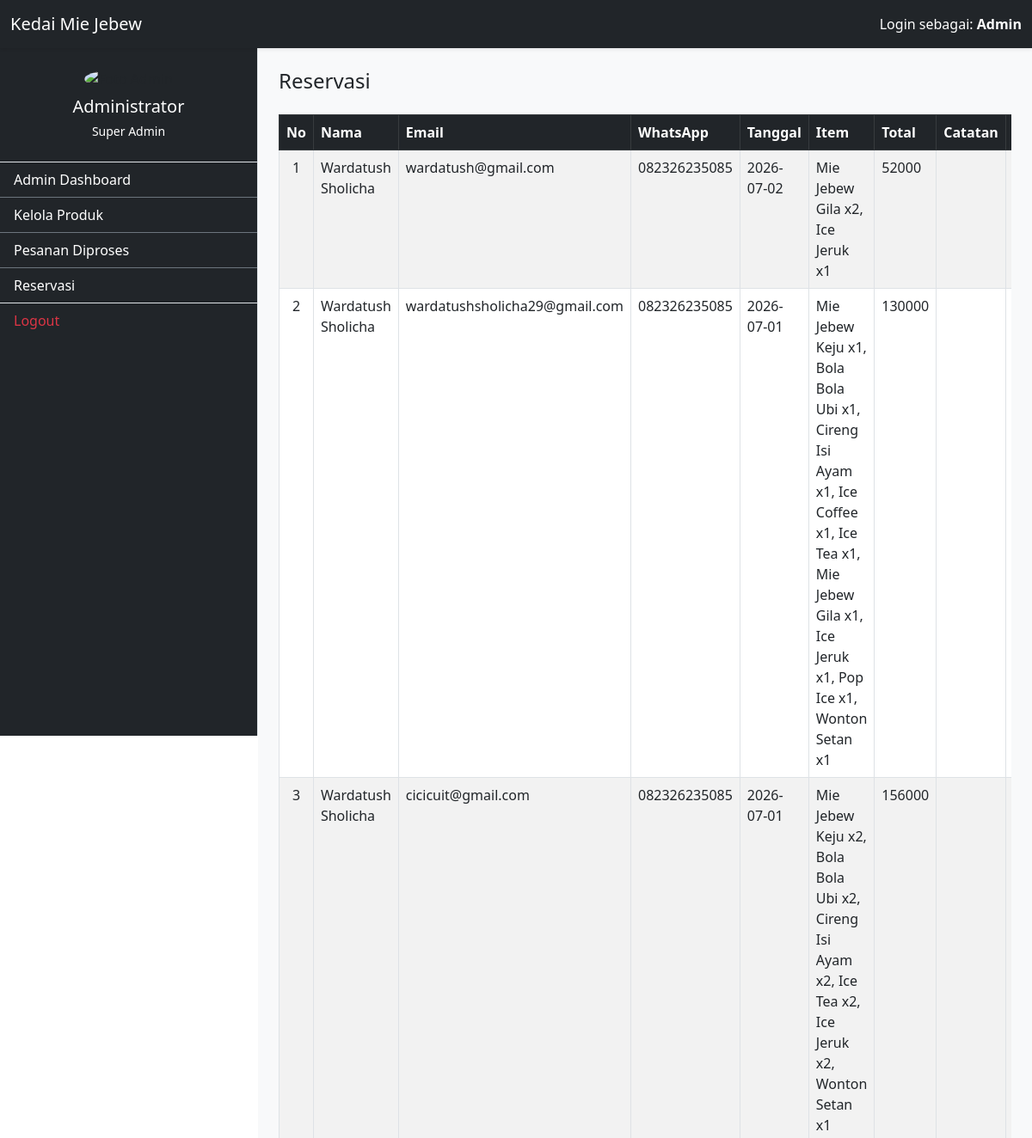
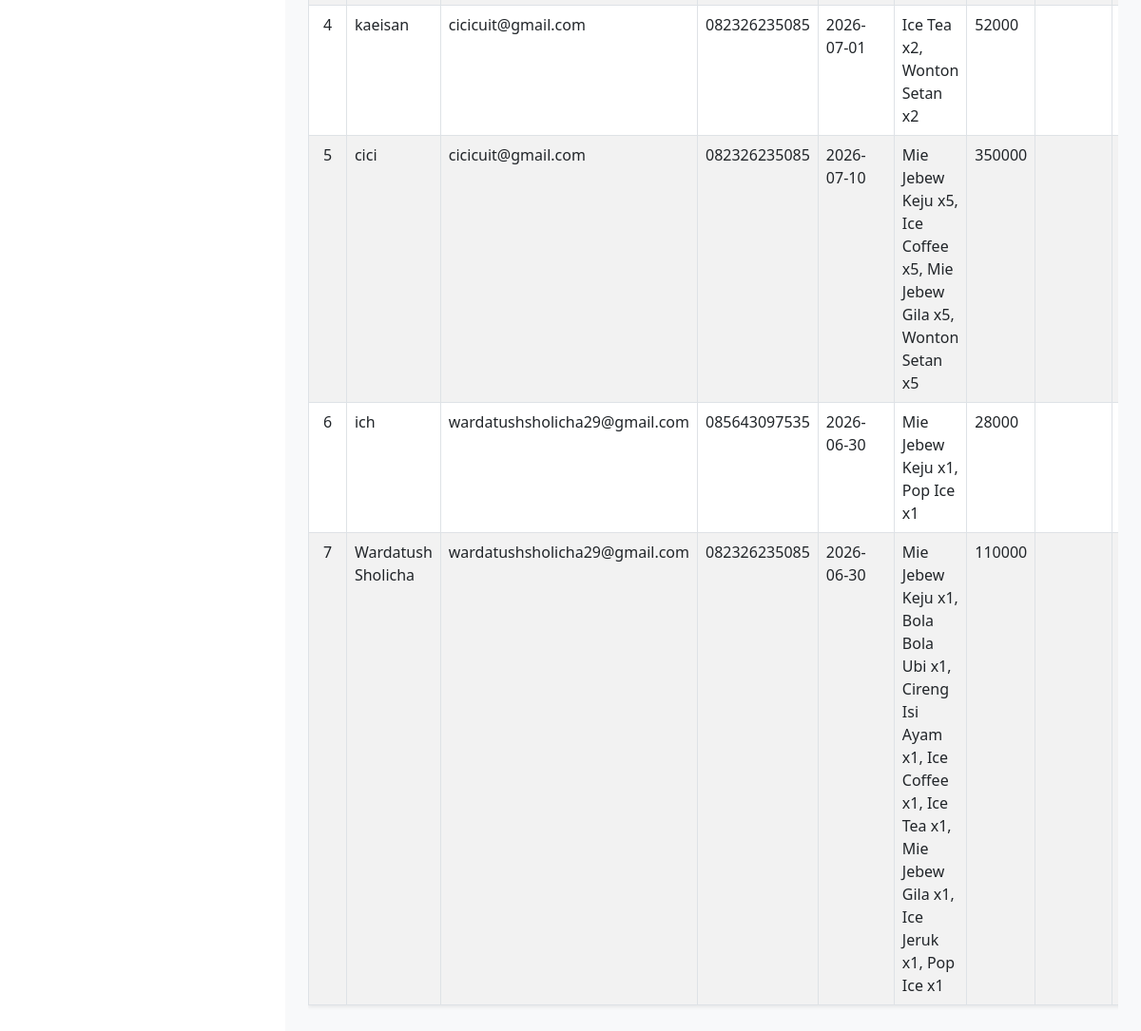
Screenshot of /admin/reservasi.php (signed in) with the database file from the repository (2 pictures, top to bottom).
### tables this page shows
CREATE TABLE `proses_reservasi` (
  `id_reservasi` int NOT NULL,
  `id_user` int DEFAULT NULL,
  `nama` varchar(255) DEFAULT NULL,
  `email` varchar(255) DEFAULT NULL,
  `wa` varchar(32) DEFAULT NULL,
  `tgl` date DEFAULT NULL,
  `item` varchar(255) DEFAULT NULL,
  `total` varchar(50) DEFAULT NULL,
  `catatan` varchar(255) DEFAULT NULL,
  `status` enum('Menunggu','Dikonfirmasi') DEFAULT 'Menunggu'
);

### admin/reservasi.php (the view, shortened to what this page needs)
<?php
require_once '../config/koneksi.php';
?>
<!DOCTYPE html>
<html lang="id">
<head>
    <link rel="stylesheet" href="../assets/lib/css/bootstrap.min.css">
</head>
<body>
<?php require_once 'components/header.php'; ?>
<div class="container-fluid">
    <div class="row">
    <?php require_once 'components/sidebar.php'; ?>
    <div class="col-md-9 bg-light p-4">
        <h4 class="mb-4">Reservasi</h4>
        <div class="table-responsive">
        <table class="table table-bordered table-striped table-hover bg-white shadow-sm">
            <thead class="table-dark">
                <tr>
                    <th width="5%">No</th>
                    <th>Nama</th>
                    <th>Email</th>
                    <th>WhatsApp</th>
                    <th>Tanggal</th>
                    <th>Item</th>
                    <th>Total</th>
                    <th>Catatan</th>
                    <th>Status</th>
                </tr>
            </thead>
            <tbody>
                <?php
                $sqlRead = "SELECT * FROM proses_reservasi ORDER BY id_reservasi DESC";
                $queryRead = mysqli_query($koneksi, $sqlRead);
                $no = 1;
                while ($data = mysqli_fetch_assoc($queryRead)) {
                    echo "<tr>";
                    echo "<td class='text-center'>" . $no++ . "</td>";
                        echo "<td>" . htmlspecialchars($data['nama'] ?? $data['nama'] ?? '') . "</td>";
                        echo "<td>" . htmlspecialchars($data['email'] ?? '') . "</td>";
                        $waRaw = $data['wa'] ?? null;
                        $waDisplay = '';
                        if ($waRaw !== null) {
                            $waStr = trim((string)$waRaw);
                            if ($waStr !== '' && $waStr !== '0') {
                                $waDisplay = htmlspecialchars($waStr);
                            }
                        }
                        echo "<td>" . $waDisplay . "</td>";
                        echo "<td>" . htmlspecialchars($data['tgl'] ?? '') . "</td>";
                        $itemCell = '';
                        $resIdForItems = (int) ($data['id_reservasi'] ?? 0);
                        if ($resIdForItems > 0) {
                            $qIt = mysqli_query($koneksi, "SELECT dr.qty, dr.harga, kp.nama_produk FROM detail_reservasi dr LEFT JOIN kelola_produk kp ON dr.id_produk = kp.id_produk WHERE dr.id_reservasi = $resIdForItems");
                            $names = [];
                            if ($qIt) {
                                while ($it = mysqli_fetch_assoc($qIt)) {
                                    $nm = $it['nama_produk'] ?? 'Item';
                                    $qty = isset($it['qty']) ? (int)$it['qty'] : 0;
                                    $names[] = htmlspecialchars($nm) . ($qty > 0 ? ' x' . $qty : '');
                                }
                            }
                            if (!empty($names)) {
                                $itemCell = implode(', ', $names);
                            }
                        }
                        echo "<td>" . $itemCell . "</td>";
                        $totalVal = $data['total'] ?? ($data['total_harga'] ?? 0);
                        echo "<td>" . htmlspecialchars((string)$totalVal) . "</td>";
                        echo "<td>" . htmlspecialchars($data['catatan'] ?? '') . "</td>";
                        echo "<td>" . htmlspecialchars($data['status'] ?? '') . "</td>";
                    echo "<td class='text-center'>
                    <td>
                    <a href='reservasi.php?action=complete&id_order=" . $data['id_reservasi'] . "' class='btn btn-sm btn-success'>Konversi ke Pesanan</a>
                    <a href='hapus-reservasi.php?id=" . $data['id_reservasi'] . "' class='btn btn-danger btn-sm'
                    onclick=\"return confirm('Yakin ingin menghapus data ini?')\">Hapus</a>
                </td>";
                }
                ?>
            </tbody>
        </table>
        </div>
    </div>
    </div>
</div>
</body>
</html>

### rows the page displays
proses_reservasi: nama "Wardatush Sholicha", email "wardatush@gmail.com", wa "082326235085", tgl "2026-07-02", itemCell "Mie Jebew Gila x2, Ice Jeruk x1", total "52000"
proses_reservasi: nama "Wardatush Sholicha", email "wardatushsholicha29@gmail.com", wa "082326235085", tgl "2026-07-01", itemCell "Mie Jebew Keju x1, Bola Bola Ubi x1, Cireng Isi Ayam x1, Ice Coffee x1, Ice Tea x1, Mie Jebew Gila x1, Ice Jeruk x1, Pop Ice x1, Wonton Setan x1", total "130000"
proses_reservasi: nama "Wardatush Sholicha", email "cicicuit@gmail.com", wa "082326235085", tgl "2026-07-01", itemCell "Mie Jebew Keju x2, Bola Bola Ubi x2, Cireng Isi Ayam x2, Ice Tea x2, Ice Jeruk x2, Wonton Setan x1", total "156000"
proses_reservasi: nama "kaeisan", email "cicicuit@gmail.com", wa "082326235085", tgl "2026-07-01", itemCell "Ice Tea x2, Wonton Setan x2", total "52000"
proses_reservasi: nama "cici", email "cicicuit@gmail.com", wa "082326235085", tgl "2026-07-10", itemCell "Mie Jebew Keju x5, Ice Coffee x5, Mie Jebew Gila x5, Wonton Setan x5", total "350000"
proses_reservasi: nama "ich", email "wardatushsholicha29@gmail.com", wa "085643097535", tgl "2026-06-30", itemCell "Mie Jebew Keju x1, Pop Ice x1", total "28000"
proses_reservasi: nama "Wardatush Sholicha", email "wardatushsholicha29@gmail.com", wa "082326235085", tgl "2026-06-30", itemCell "Mie Jebew Keju x1, Bola Bola Ubi x1, Cireng Isi Ayam x1, Ice Coffee x1, Ice Tea x1, Mie Jebew Gila x1, Ice Jeruk x1, Pop Ice x1", total "110000"

### other values shown
$currentUser "Admin"
